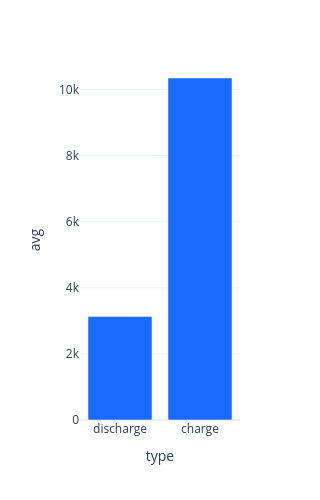

Notebook source saved alongside this figure:
### Markdown cell above
The animated graph below shows how the cycles change throughout time. Another way we can verify that charging cycles are longer than discharging cycles is by looking at the average duration of each type of cycle.

### Code cell
cycling_info.bar(["type"], 
                 method = "avg", 
                 of = "cycle_duration")

### Figure 1 — Plotly figure (JSON) as saved in the notebook; plotly's stock layout.template omitted (floating-point values rounded to 4 significant figures)
{"data": [{"alignmentgroup": "True", "hovertemplate": "x=%{x}<br>y=%{y}<extra></extra>", "legendgroup": "", "marker": {"color": "#1A6AFF", "pattern": {"shape": ""}}, "name": "", "offsetgroup": "", "orientation": "v", "showlegend": false, "textposition": "auto", "type": "bar", "x": ["discharge", "charge"], "xaxis": "x", "y": [3130.0, 10350.0], "yaxis": "y"}], "layout": {"barmode": "relative", "height": 500, "legend": {"tracegroupgap": 0}, "margin": {"t": 60}, "width": 300, "xaxis": {"anchor": "y", "autorange": true, "domain": [0, 1], "range": [-0.5, 1.5], "title": {"text": "type"}, "type": "category"}, "yaxis": {"anchor": "x", "autorange": true, "domain": [0, 1], "range": [0, 10900.0], "title": {"text": "avg"}, "type": "linear"}}}
